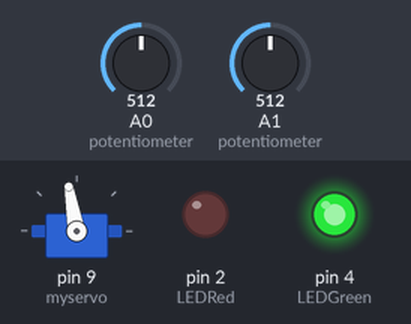
Bench run of a sketch on a simulated Arduino Uno, built with avr-gcc and run on an emulated ATmega328P. Shown: servo, output pins drawn as LEDs (lit = HIGH). The test bench sets the inputs (shaded band); at power-on: A0 (potentiometer) = 512, A1 (potentiometer) = 512.

Above: at 12.2 s.
12.3 s: A0 (potentiometer) set to 601
13.8 s: A0 (potentiometer) set to 622
At 14.4 s:
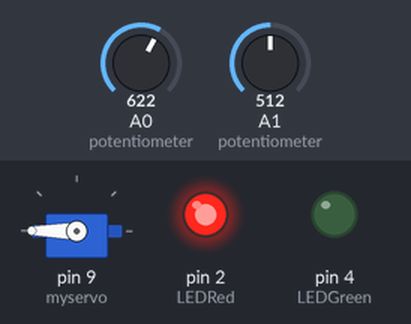
15.3 s: A0 (potentiometer) set to 511
At 16.5 s:
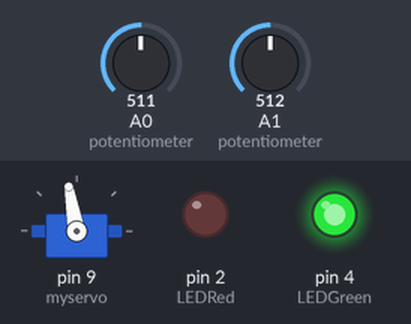
16.8 s: A0 (potentiometer) set to 425
18.3 s: A0 (potentiometer) set to 391
At 19.0 s:
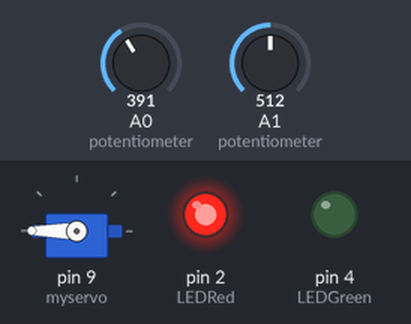
Timing chart, 0 to 20.8 s (numbered marks = the images above; inputs shaded):
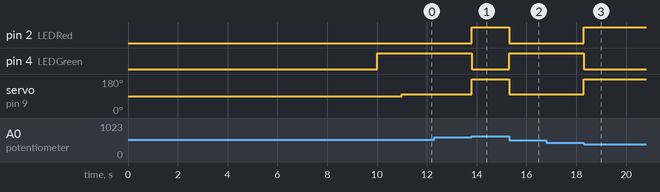

The sketch:

johancpt.ino
```cpp
 /*
  Combination Lock Circuit and Code
  Author: Johan Sebastiampillai
  Date: June 20, 2017

  This program monitors two potentiometers. After the Arduino is turned on, you will have 10 seconds to enter a code
  that you want to use after which a green led will turn on and then off to indicate that the password has been set.
  Then disrupt you originally set code to lock the box again. When the correct code is entered, the green LED will
  turn on followed by the servo turning 90 degrees to unlock the door. The door will remain unlocked until the door
  is closed properly and the correct code is disturbed. While the wrong code is entered, the red LED will remain on.
  */

 #include <Servo.h>          //import the servo motor library

 Servo myservo;              //create servo object to control a servo
 int LEDGreen = 4;           //declare and intitialize the variable for the greed LED
 int LEDRed = 2;             //declare and intitialize the variable for the red LED
 int pot1Status;             //declare and intitialize the variable for the state of the first potentiometer (for the code set in the beginning)
 int pot1State;              //declare and intitialize the variable for the state of the first potentiometer
 int pot2Status;             //declare and intitialize the variable for the state of the second potentiometer (for the code set in the beginning)
 int pot2State;              //declare and intitialize the variable for the state of the second potentiometer

void setup() {

  myservo.attach(9);                                 //attaches the servo on pin 9 to the servo object
  pinMode(LEDGreen, OUTPUT);                         //make the green LED pin an output
  pinMode(LEDRed, OUTPUT);                           //make the red LED pin an output

  delay (10000);                                     //delay for 10 seconds
  pot1Status = analogRead(A0);                       //read the state of the first potentiometer (to initialize password)
  pot2Status = analogRead(A1);                       //read the state of the second potentiometer (to initialize password)
  pot1Status = map(pot1Status, 0, 1023, 1, 6);       //map the state of the first potentiometer to make 5 possible positions for password
  pot2Status = map(pot2Status, 0, 1023, 1, 6);       //map the state of the second potentiometer to make 5 possible positions for password
  digitalWrite(LEDGreen, HIGH);                      //turn on green LED
  delay (1000);                                      //delay for 1 second
  digitalWrite(LEDGreen, LOW);                       //turn of green LED
  myservo.write(180);                                //turn the servo motor to 180 degrees to lock box
}

void loop() {

  pot1State = analogRead(A0);                        //read the state of the first potentiometer
  pot2State = analogRead(A1);                        //read the state of the second potentiometer
  pot1State = map(pot1State, 0, 1023, 1, 6);         //map the state of the first potentiometer for 5 possoble positions
  pot2State = map(pot2State, 0, 1023, 1, 6);         //map the state of the second potentiometer for 5 possoble positions

  if (pot1State == pot1Status && pot2State == pot2Status) {    //check if the entered password it the same as the originally set password
   digitalWrite(LEDGreen, HIGH);                               //turn off green LED
   digitalWrite(LEDRed, LOW);                                  //turn off red LED
   myservo.write(100);                                         //turn the servo motor 100 degrees to unlock box
   delay(15);                                                  //delay for 15 milliseconds

  } else {                                                     //if the code entered does not equal the originally set password
    myservo.write(180);                                        //turn the servo motor back to 180 degrees to lock the box
    digitalWrite(LEDGreen, LOW);                               //turn off green LED
    digitalWrite(LEDRed, HIGH);                                //turn off red LED
  }

}
```

Measured:
- the behaviour switches between 613 and 614 on A0 (potentiometer) (found by bisection; images 0 and 1)
- the behaviour switches between 410 and 409 on A0 (potentiometer) (found by bisection; images 2 and 3)
- after the input at 12.3 s, every drawn part: stays the same
- after the input at 13.8 s, pin 2 (LEDRed): LOW → HIGH at once; pin 4 (LEDGreen): HIGH → LOW at once; servo on pin 9 (myservo): 100° → 180° at once
- after the input at 15.3 s, pin 2 (LEDRed): HIGH → LOW at once; pin 4 (LEDGreen): LOW → HIGH at once; servo on pin 9 (myservo): 180° → 100° at once
- after the input at 16.8 s, every drawn part: stays the same
- after the input at 18.3 s, pin 2 (LEDRed): LOW → HIGH at once; pin 4 (LEDGreen): HIGH → LOW at once; servo on pin 9 (myservo): 100° → 180° at once
